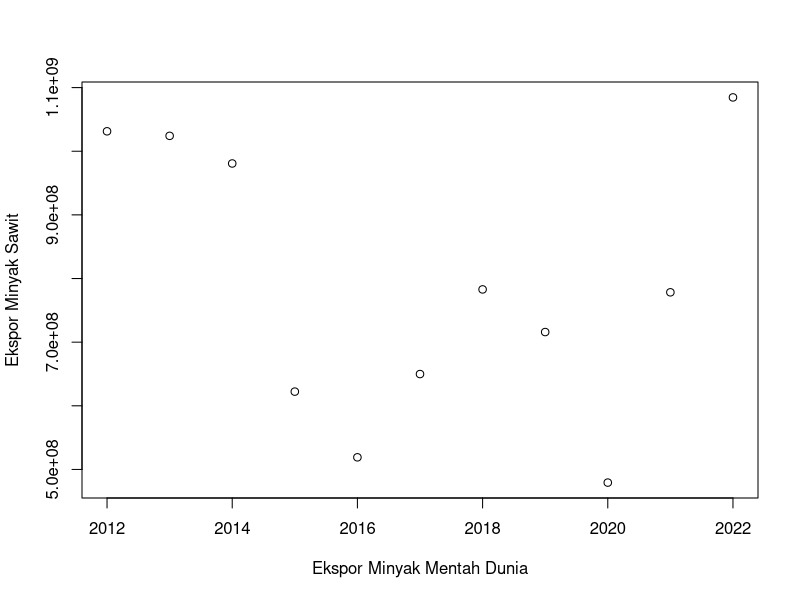
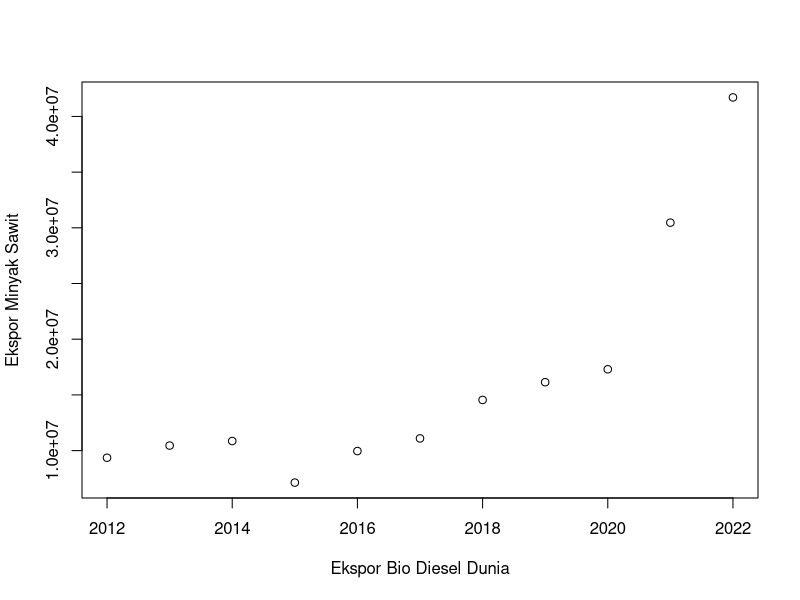
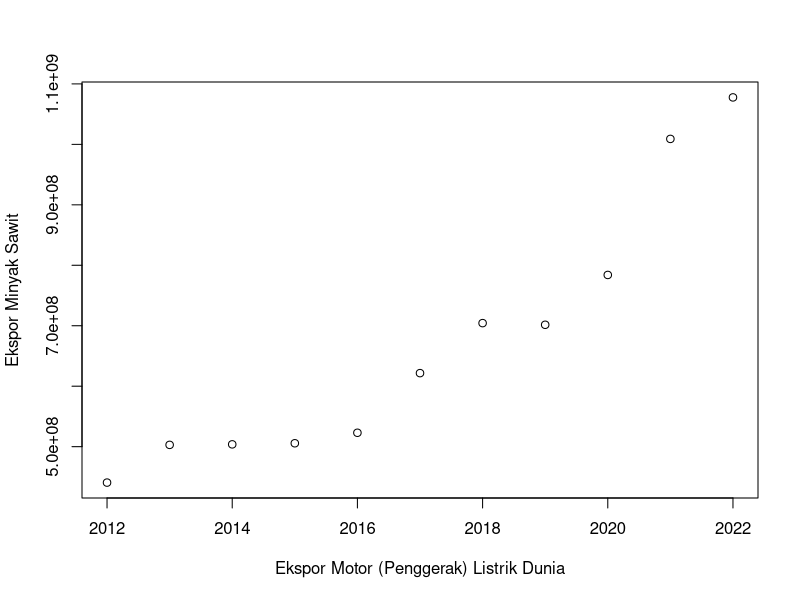
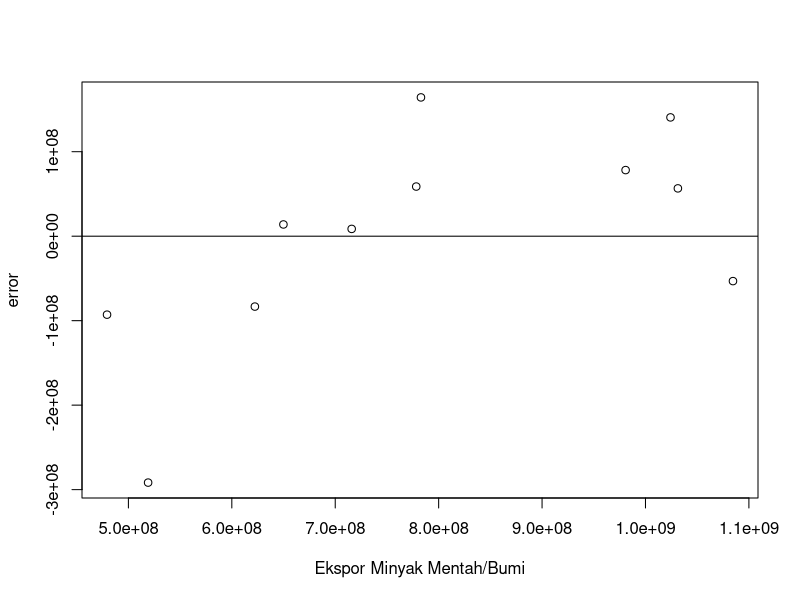
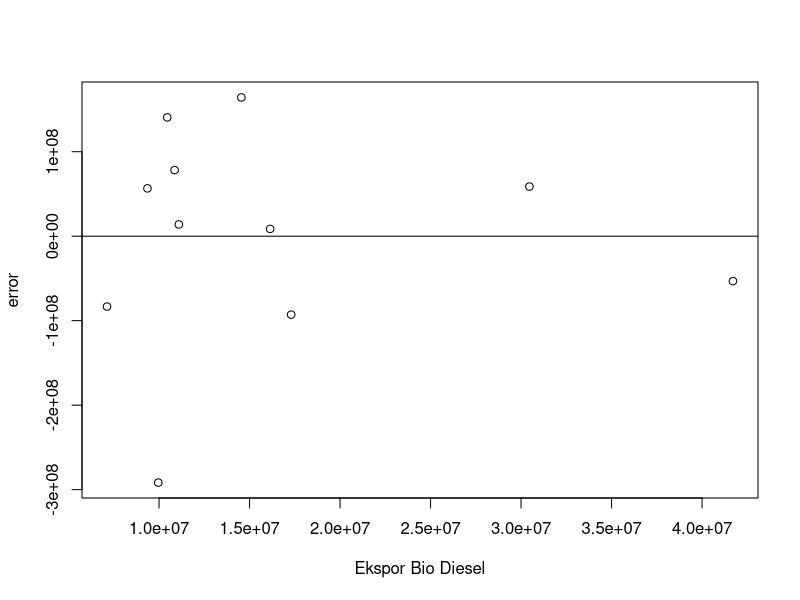
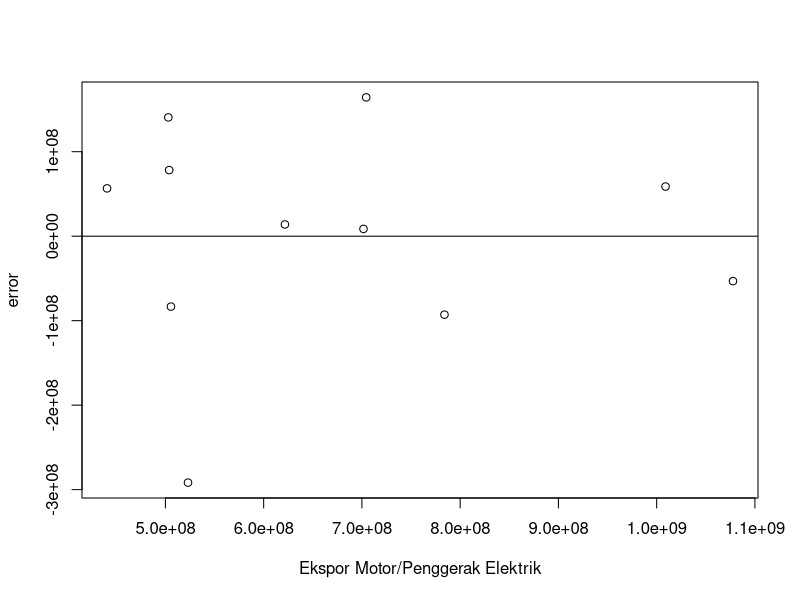

Reproduce these figures in R, in order.
setwd("D:/METOPEL UAS/CACA METOPEL")
library(readxl)
library(tidyverse)
library(kableExtra)
read_excel("minyak.xlsx")
dat <- read_excel("minyak.xlsx")
kbl(dat) %>%
  kable_styling(bootstrap_options = c("striped", "hover", "condensed", "responsive"))

# regresi
reg1<-lm(minyak~bio+motor,data=dat)
summary(reg1)

# Plot 
plot(dat$tahun,dat$minyak,xlab="Ekspor Minyak Mentah Dunia",ylab="Ekspor Minyak Sawit")
plot(dat$tahun,dat$bio,xlab="Ekspor Bio Diesel Dunia",ylab="Ekspor Minyak Sawit")
plot(dat$tahun,dat$motor,xlab="Ekspor Motor (Penggerak) Listrik Dunia",ylab="Ekspor Minyak Sawit")

# Plot Error
dat$m<-resid(reg1)
plot(dat$minyak,dat$m,xlab="Ekspor Minyak Mentah/Bumi",ylab="error")
abline(h=0) # membuat garis horizontal di y=0

dat$m<-resid(reg1)
plot(dat$bio,dat$m,xlab="Ekspor Bio Diesel",ylab="error")
abline(h=0) # membuat garis horizontal di y=0

dat$m<-resid(reg1)
plot(dat$motor,dat$m,xlab="Ekspor Motor/Penggerak Elektrik",ylab="error")
abline(h=0) # membuat garis horizontal di y=0
